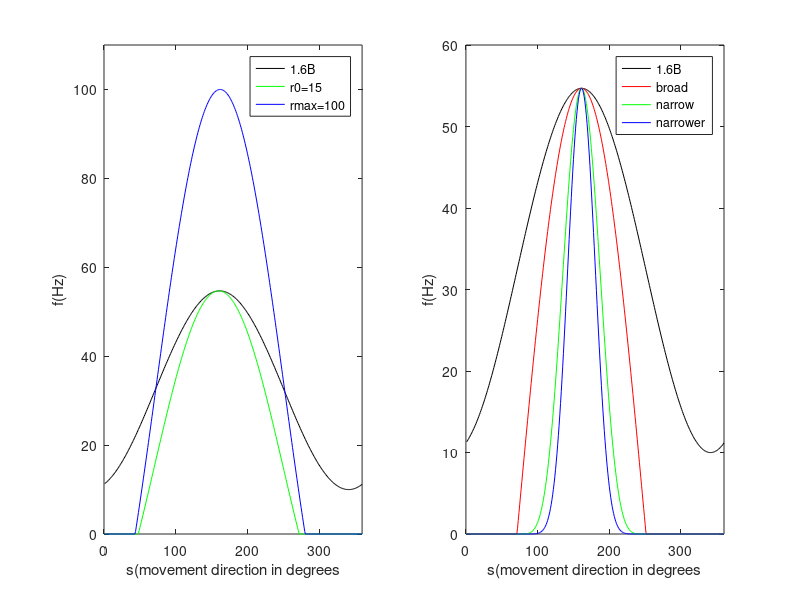
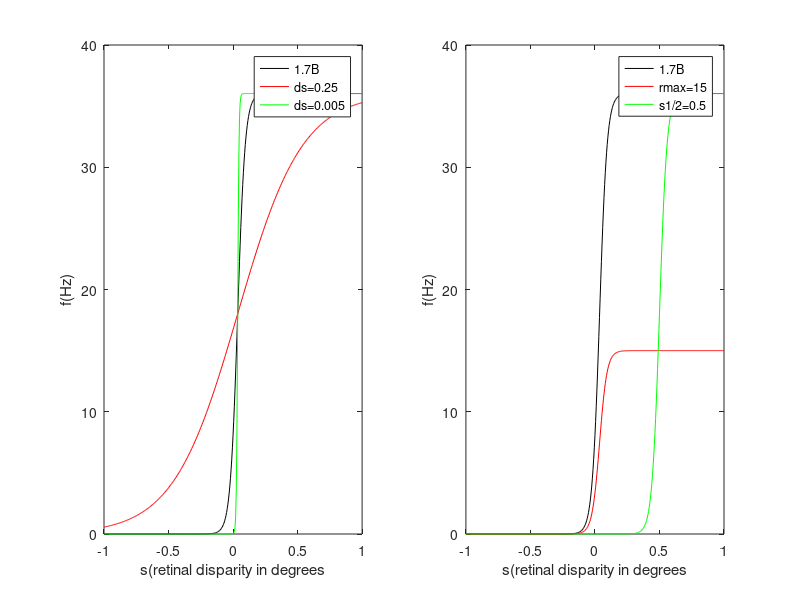

These charts were generated, in order, by the following MATLAB code:
function jk_hw1_tuning_curves

% Part 1: Cosine Tuning Curves 

% change firing rate parameters
subplot(1,2,1)

% Replicate response in figure 1.6B
r0 = 32.34;     % baseline activity for 1.6B
rmax = 54.69;   % max firing rate
smax = 161.25;  % preferred direction in degrees
tw = 1;
cosineTuning (r0, rmax, smax, tw, 'k')
hold on

% Change the base rate
r0 = 15;     % half of example 1.6B
rmax = 54.69;   % max firing rate
smax = 160;  % preferred direction in degrees
tw = 1;
cosineTuning (r0, rmax, smax, tw, 'g')

% Change the max firing rate
r0 = 32.34;     % baseline activity for 1.6B
rmax = 100;   % max firing rate
smax = 162;  % preferred direction in degrees
tw = 1;
cosineTuning (r0, rmax, smax, tw, 'b')

legend ('1.6B', 'r0=15', 'rmax=100')
axis([0 360 0 110])
xlabel ('s(movement direction in degrees')
ylabel ('f(Hz)')

% change tuning widths
subplot(1,2,2)

% Replicate response in figure 1.6B
r0 = 32.34;     % baseline activity for 1.6B
rmax = 54.69;   % max firing rate
smax = 161.25;  % preferred direction in degrees
tw = 1;
cosineTuning (r0, rmax, smax, tw, 'k')
hold on

% Replicate response in figure 1.6B with no base rate
r0 = 0;     % baseline activity for 1.6B
rmax = 54.69;   % max firing rate
smax = 161.25;  % preferred direction in degrees
tw = 1;
cosineTuning (r0, rmax, smax, tw, 'r')
hold on

% Narrow the cosine tuning curve
r0 = 0;     % baseline activity for 1.6B
rmax = 54.69;   % max firing rate
smax = 161.25;  % preferred direction in degrees
tw = 5;
cosineTuning (r0, rmax, smax, tw, 'g')

% Even more narrow
r0 = 0;     % baseline activity for 1.6B
rmax = 54.69;   % max firing rate
smax = 161.25;  % preferred direction in degrees
tw = 9;
cosineTuning (r0, rmax, smax, tw, 'b')

legend ('1.6B', 'broad', 'narrow', 'narrower')
axis ([0 360 0 60])
xlabel ('s(movement direction in degrees')
ylabel ('f(Hz)')

% Part 2: Sigmoid Tuning Curve

figure;
subplot (1,2,1)

% replicate 1.7B
rmax = 36.03;
sHalf = 0.036;
deltaS = 0.029;
sigmoidTuning(rmax, sHalf, deltaS, 'k');

hold on

% Change the slope of the sigmoid
deltaS = 0.25;
sigmoidTuning(rmax, sHalf, deltaS, 'r');
deltaS = 0.005;
sigmoidTuning(rmax, sHalf, deltaS, 'g');

legend ('1.7B', 'ds=0.25', 'ds=0.005')
axis([-1 1 0 40])
xlabel ('s(retinal disparity in degrees')
ylabel ('f(Hz)')

subplot (1,2,2)

% replicate 1.7B
rmax = 36.03;
sHalf = 0.036;
deltaS = 0.029;
sigmoidTuning(rmax, sHalf, deltaS, 'k');

hold on

% change the max firing rate
rmax = 15;
sigmoidTuning(rmax, sHalf, deltaS, 'r');

% change the halfway point
rmax = 36.03;
sHalf = 0.5;
sigmoidTuning(rmax, sHalf, deltaS, 'g');

legend ('1.7B', 'rmax=15', 's1/2=0.5')
axis([-1 1 0 40])
xlabel ('s(retinal disparity in degrees')
ylabel ('f(Hz)')

end

function cosineTuning (r0, rmax, smax, tw, color)

%   convert tw to radians
smaxRad = smax/360*2*pi;

for i = 1:360
    sRad = i/360*2*pi;
    f(i) = max(0, r0 + (rmax - r0)*cos(sRad - smaxRad)^tw);
end

plot(1:360,f, color)

end

function sigmoidTuning (rmax, sHalf, deltaS, color)

s=-1:0.005:1;

for i = 1:size(s,2)
    f(i) = rmax/(1 + exp((sHalf - s(i))/deltaS));
end

plot (s,f, color)

end